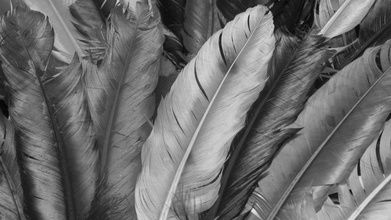
#> input picture hw1/assert/I1.jpg, 391 x 220 px, shrunk from 1400 x 788 before the run
$ python question3.py
#> lines starting #> are read from the running program, lines starting #| are printed output that depends on the picture
import cv2
import numpy as np
from PIL import Image


def merge_images(output_path, *image_paths):
    images = [Image.open(path) for path in image_paths]
    width, height = images[0].size
    padding = 20
    new_width = width * 2 + padding
    new_height = height * 4 + padding * 3
    new_image = Image.new('RGB', (new_width, new_height), color='white')
    for i, img in enumerate(images):
        x = (i % 2) * (width + padding)
        y = (i // 2) * (height + padding)
        new_image.paste(img, (x, y))
    new_image.save(output_path)


# 方法：通过将灰度照片进行与操作来提取每一位上的值，再进行替换
I1 = cv2.imread('./assert/I1.jpg')
#> I1 is the input picture: shape (220, 391, 3); min 4, max 235, mean 108.4
I2 = cv2.imread('./assert/I2.jpg')
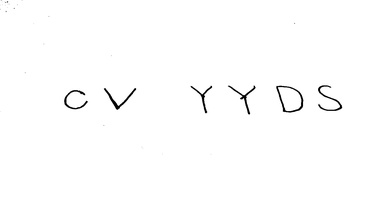
#> input picture hw1/assert/I2.jpg, 391 x 220 px, shrunk from 1400 x 788 before the run
#> I2 is the input picture: shape (220, 391, 3); min 0, max 255, mean 253.1
binary_images = [np.zeros_like(I1) for _ in range(8)]
for i in range(8):
    binary_images[i] = I1 & (1 << i)
    binary_images[i] = np.uint8(binary_images[i])
#> after the loop, binary_images = 8 items
for i in range(8):
    binary_images[i] = np.where(binary_images[i] > 0, I2, binary_images[i])
    cv2.imwrite(f"binary_image_{i}.png", binary_images[i])
#> this loop made 8 passes
#> pass 1, `cv2.imwrite(f"binary_image_{i}.png", binary_images[i])`:
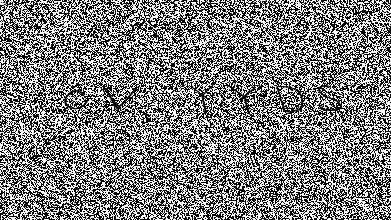
#> saved as binary_image_0.png: shape (220, 391, 3); min 0, max 255, mean 126.5
#> pass 2, `cv2.imwrite(f"binary_image_{i}.png", binary_images[i])`:
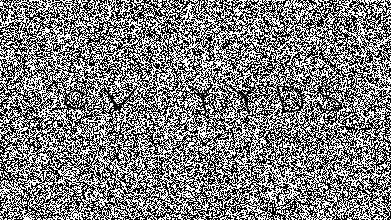
#> saved as binary_image_1.png: shape (220, 391, 3); min 0, max 255, mean 126

# 合并 8 张图片
image_paths = ['binary_image_{}.png'.format(i) for i in range(8)]
merge_images('./assert/merge_img.png', *image_paths)
#> in merge_images, `new_image = Image.new('RGB', (new_width, new_height), color='white')`: new_image: PIL image 802x940 RGB; every value is 255
#> the loop in merge_images, `for i, img in enumerate(images):` made 8 passes
#> (x, y) on passes 1 to 8: (0, 0), (411, 0), (0, 240), (411, 240), (0, 480), (411, 480), (0, 720), (411, 720)
#> after the loop in merge_images, `for i, img in enumerate(images):`:
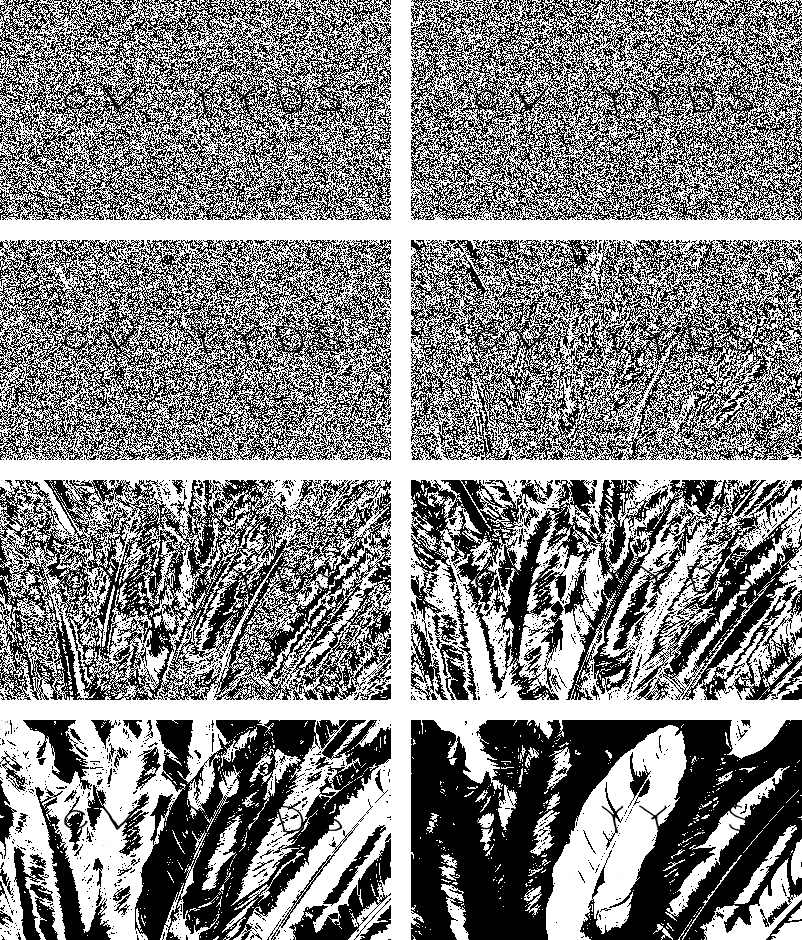
#> new_image: PIL image 802x940 RGB; min 0, max 255, mean 133.1
